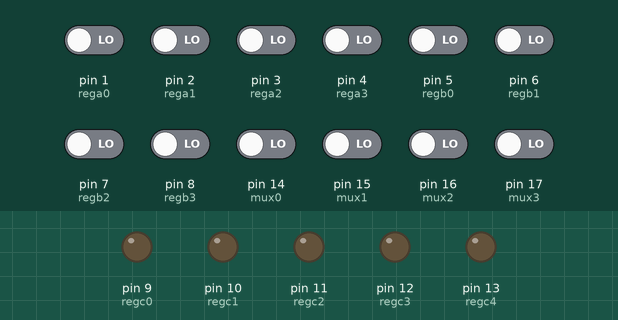
This sketch was run on a simulated Arduino Uno, built with avr-gcc and run on an emulated ATmega328P. Shown: output pins drawn as LEDs (lit = HIGH). Inputs (shaded band) come from the test bench; at power-on: pin 1 (rega0), pin 2 (rega1), pin 3 (rega2), pin 4 (rega3), pin 5 (regb0), pin 6 (regb1), pin 7 (regb2), pin 8 (regb3), pin 14 (mux0), pin 15 (mux1), pin 16 (mux2), pin 17 (mux3) LOW.

Above: at 1.2 s.
1.3 s: pin 1 (rega0) driven HIGH
At 2.2 s:
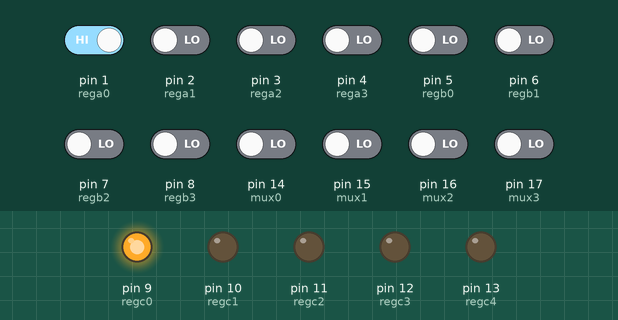
2.8 s: pin 2 (rega1) driven HIGH
At 3.4 s:
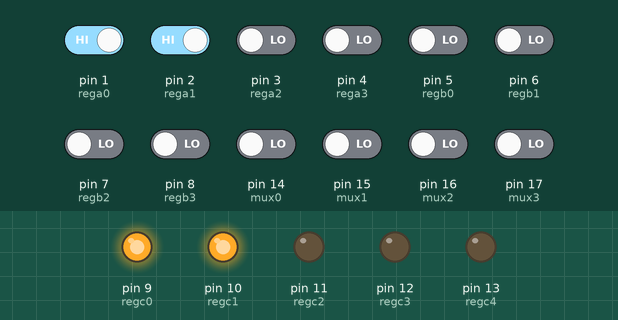
4.3 s: pin 3 (rega2) driven HIGH
At 5.5 s:
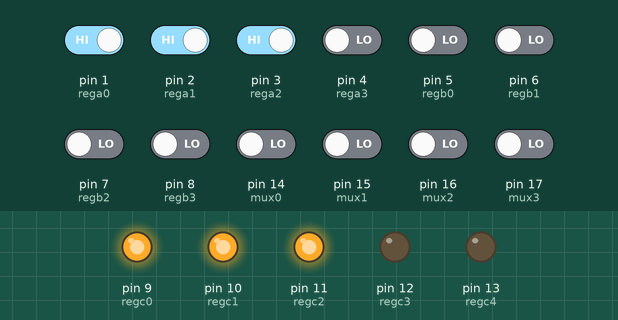
5.8 s: pin 4 (rega3) driven HIGH
At 6.8 s:
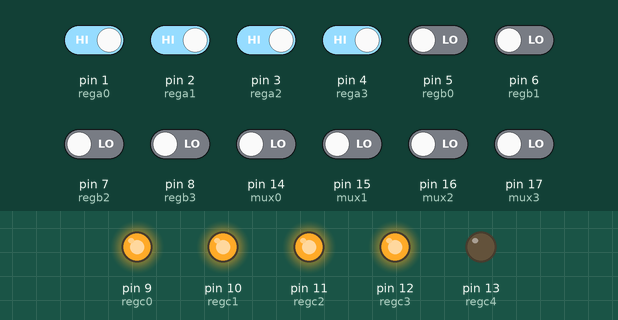
7.3 s: pin 5 (regb0) driven HIGH
At 8.0 s:
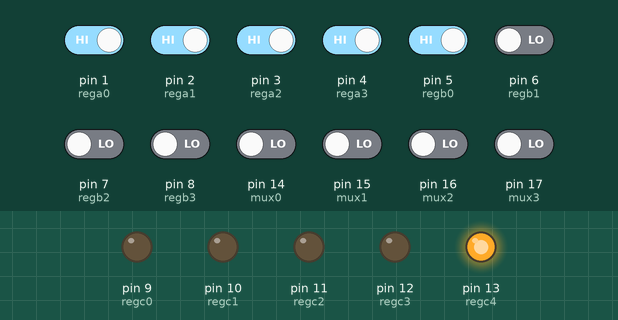
8.8 s: pin 6 (regb1) driven HIGH
At 9.1 s:
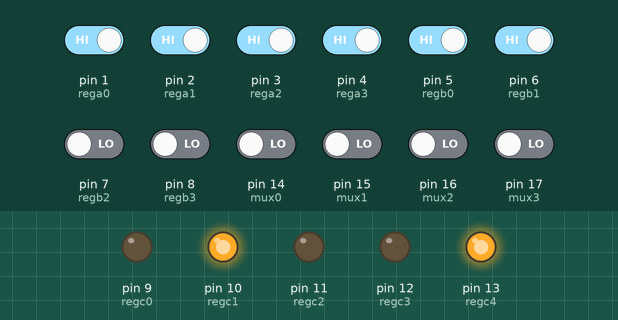
Timing chart, 0 to 11.3 s (numbered marks = the images above; inputs shaded):
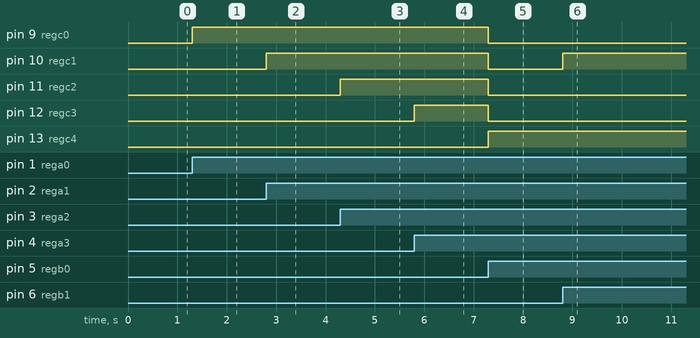

The sketch:

alu.ino
```cpp
// C++ code
//
int rega0 = 1;
int rega1 = 2;
int rega2 = 3;
int rega3 = 4;

int regb0 = 5;
int regb1 = 6;
int regb2 = 7;
int regb3 = 8;

int regc0 = 9;
int regc1 = 10;
int regc2 = 11;
int regc3 = 12;
int regc4 = 13;

int mux0 = 14;
int mux1 = 15;
int mux2 = 16;
int mux3 = 17;

int regA = 0;
int regB = 0;
int regC = 0;
int OPmux = 0;

const int Add = 0;
const int Sub = 1;
const int Mul = 2;
const int Div = 3;
const int Not = 4;
const int And = 5;
const int Or  = 6;
const int Nand = 7;
const int Nor = 8;
const int Xor = 9;
const int Sftl = 10;
const int Sftr = 11;

void setup()
{


  pinMode(rega0, INPUT);
  pinMode(rega1, INPUT);
  pinMode(rega2, INPUT);
  pinMode(rega3, INPUT);

  pinMode(regb0, INPUT);
  pinMode(regb1, INPUT);
  pinMode(regb2, INPUT);
  pinMode(regb3, INPUT);

  pinMode(regc0, OUTPUT);
  pinMode(regc1, OUTPUT);
  pinMode(regc2, OUTPUT);
  pinMode(regc3, OUTPUT);
  pinMode(regc4, OUTPUT);

  pinMode(mux0, INPUT);
  pinMode(mux1, INPUT);
  pinMode(mux2, INPUT);
  pinMode(mux3, INPUT);


}

void loop()
{
  regA = digitalRead(rega0);
  regA = regA + (digitalRead(rega1)*2);
  regA = regA + (digitalRead(rega2)*4);
  regA = regA + (digitalRead(rega3)*8);

  regB = digitalRead(regb0);
  regB = regB + (digitalRead(regb1)*2);
  regB = regB + (digitalRead(regb2)*4);
  regB = regB + (digitalRead(regb3)*8);

  OPmux = digitalRead(mux0);
  OPmux = OPmux + (digitalRead(mux1)*2);
  OPmux = OPmux + (digitalRead(mux2)*4);
  OPmux = OPmux + (digitalRead(mux3)*8);


  switch(OPmux)
  {
    case Add:
    regC = regA + regB;
    break;
    case Sub:
    regC = regA - regB;
    break;
    case Mul:
    regC = regA * regB;
    break;
    case Div:
    regC = regA / regB;
    break;
    case Not:
    regC = ~regA;
    break;
    case And:
    regC = regA & regB;
    break;
    case Or:
    regC = regA | regB;
    break;
    case Nand:
    regC = ~(regA & regB);
    break;
    case Nor:
    regC = ~(regA | regB);
    break;
    case Xor:
    regC = regA ^ regB;
    break;
    case Sftl:
    regC = regA << regB;
    break;
    case Sftr:
    regC = regA >> regB;
    break;
  }

  digitalWrite(regc4, regC & 16);
  digitalWrite(regc3, regC & 8);
  digitalWrite(regc2, regC & 4);
  digitalWrite(regc1, regC & 2);
  digitalWrite(regc0, regC & 1);


}
```

Measured:
- after the input at 1.3 s, pin 9 (regc0): LOW → HIGH at once
- after the input at 2.8 s, pin 10 (regc1): LOW → HIGH at once
- after the input at 4.3 s, pin 11 (regc2): LOW → HIGH at once
- after the input at 5.8 s, pin 12 (regc3): LOW → HIGH at once
- after the input at 7.3 s, pin 9 (regc0), pin 10 (regc1), pin 11 (regc2), pin 12 (regc3): HIGH → LOW at once; pin 13 (regc4): LOW → HIGH at once
- after the input at 8.8 s, pin 10 (regc1): LOW → HIGH at once
